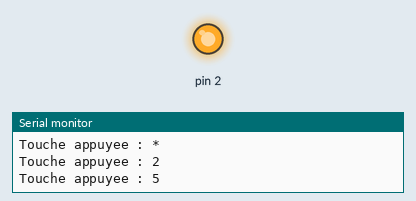
Simulated run of this sketch. Board: Arduino Uno, built with avr-gcc and run on an emulated ATmega328P. Shown: output pins drawn as LEDs (lit = HIGH), the last lines printed to the serial monitor.

Above: at 1.1 s.
At 5.6 s:
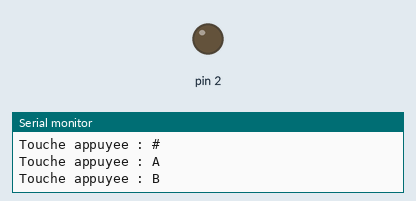
Timing chart, 0 to 6.9 s (numbered marks = the images above):
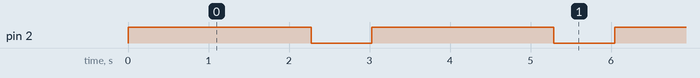

Measured:
- by itself, pin 2: alternates HIGH for 2.3 s and LOW for 0.75 s

The sketch:

test_keypad.ino
```cpp
#include "PCF8574.h"

// Remplace 0x20 par l'adresse détectée par ton scanner I2C (ex: 0x20, 0x21, 0x38, 0x39)
PCF8574 pcf(0x20);

const char keys[4][4] = {
  {'1', '2', '3', 'A'},
  {'4', '5', '6', 'B'},
  {'7', '8', '9', 'C'},
  {'*', '0', '#', 'D'}
};

void setup() {
  Serial.begin(9600);
  Wire.begin();

  if (!pcf.begin()) {
    Serial.println("Erreur : Module PCF8574 introuvable à cette adresse !");
    while (1);
  }

  Serial.println("--- TEST CLAVIER PCF8574 PRÊT ---");
  Serial.println("Appuie sur une touche...");
}

void loop() {
  for (int col = 0; col < 4; col++) {
    // Mettre toutes les colonnes en HIGH
    for (int i = 0; i < 8; i++) pcf.write(i, HIGH);

    // Mettre la colonne active en LOW (P4 à P7)
    pcf.write(col + 4, LOW);

    // Lire les lignes (P0 à P3)
    for (int row = 0; row < 4; row++) {
      if (pcf.read(row) == LOW) {
        Serial.print("Touche appuyee : ");
        Serial.println(keys[row][col]);
        delay(250); // anti-rebond
      }
    }
  }
}
```
